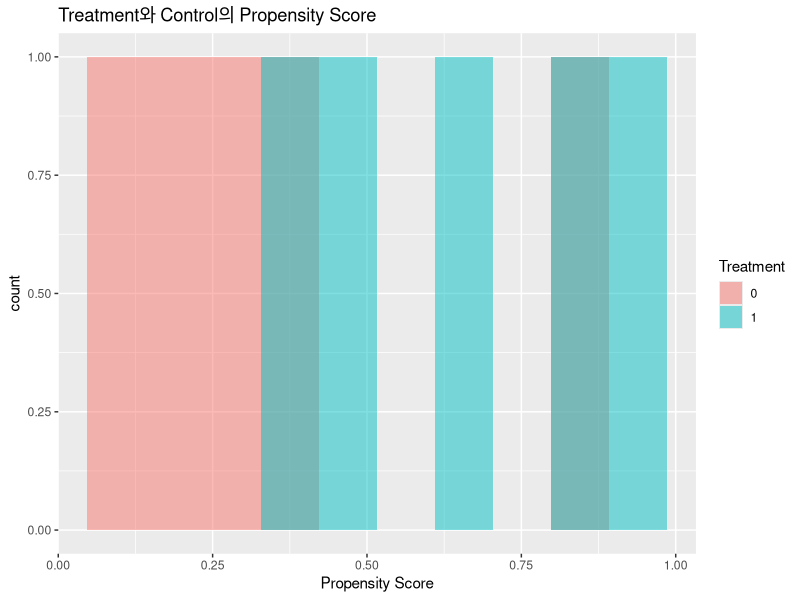

Write the R code that produced this figure.
## ---- chunk 1
knitr::opts_chunk$set(
  echo = TRUE,
  warning = FALSE,
  message = FALSE
)
## ---- chunk 2
library(tidyverse)

matching_data <- tibble(
  id = 1:10,
  age = c(25, 26, 24, 30, 31, 29, 40, 41, 39, 38),
  education = c(16, 16, 15, 14, 14, 15, 12, 12, 13, 12),
  treatment = c(1, 0, 1, 0, 1, 0, 1, 0, 0, 1),
  employed = c(1, 1, 1, 0, 1, 1, 0, 0, 1, 0)
)

matching_data
## ---- chunk 3
matching_data %>%
  group_by(treatment) %>%
  summarise(
    mean_age = mean(age),
    mean_education = mean(education),
    employment_rate = mean(employed)
  )
## ---- chunk 4
ps_model <- glm(
  treatment ~ age + education,
  data = matching_data,
  family = binomial
)

summary(ps_model)
## ---- chunk 5
matching_data <- matching_data %>%
  mutate(
    propensity_score = predict(
      ps_model,
      type = "response"
    )
  )

matching_data
## ---- chunk 6
ggplot(
  matching_data,
  aes(
    x = propensity_score,
    fill = factor(treatment)
  )
) +
  geom_histogram(
    bins = 10,
    alpha = 0.5,
    position = "identity"
  ) +
  labs(
    title = "Treatment와 Control의 Propensity Score",
    x = "Propensity Score",
    fill = "Treatment"
  )
